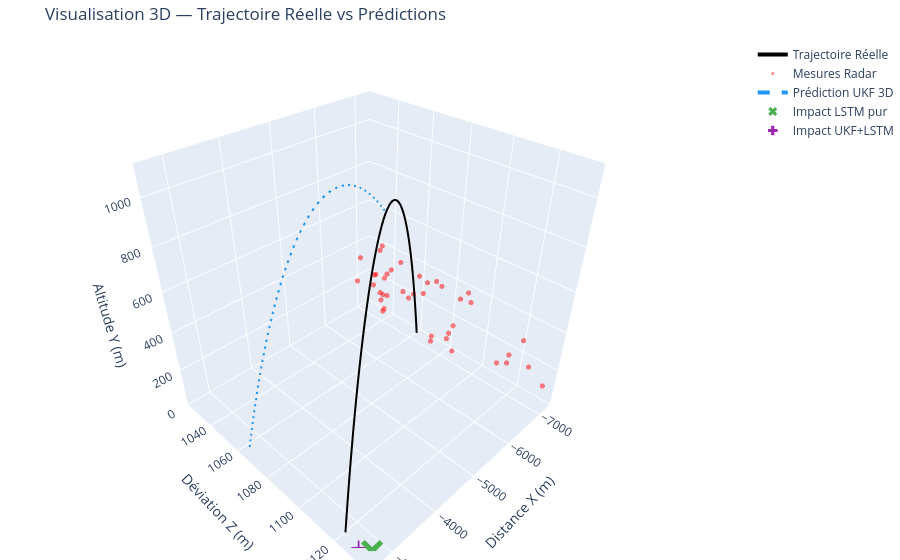

The cell this chart's notebook holds for it:
### Code cell
import plotly.graph_objects as go

# Nous utilisons la toute dernière trajectoire générée par la boucle (cellule précédente)
# xv, yv, zv : Vraie trajectoire
# xo, yo, zo : Mesures radar
# res_u['predictions'] : Trajectoire prédite par l'UKF
# fp : Impact prédit par le LSTM pur (en km, à multiplier par 1000)
# fph : Impact prédit par le LSTM hybride (en km, à multiplier par 1000)

fig = go.Figure()

# 1. Trajectoire Réelle
fig.add_trace(go.Scatter3d(
    x=xv, y=zv, z=yv, # On met 'y' (altitude) sur l'axe Z du graphique 3D pour la visualisation
    mode='lines',
    name='Trajectoire Réelle',
    line=dict(color='black', width=4)
))

# 2. Points Radar Bruités
fig.add_trace(go.Scatter3d(
    x=xo, y=zo, z=yo,
    mode='markers',
    name='Mesures Radar',
    marker=dict(color='red', size=3, opacity=0.5)
))

# 3. Trajectoire simulée par l'UKF
preds_ukf = res_u['predictions']
px = preds_ukf[:,0]; py = preds_ukf[:,1]; pz = preds_ukf[:,2]
fig.add_trace(go.Scatter3d(
    x=px, y=pz, z=py,
    mode='lines',
    name='Prédiction UKF 3D',
    line=dict(color='#2196F3', width=4, dash='dash')
))

# 4. Point d'impact prédit par LSTM pur
fig.add_trace(go.Scatter3d(
    x=[fp[0]*1000], y=[fp[1]*1000], z=[0],
    mode='markers',
    name='Impact LSTM pur',
    marker=dict(color='#4CAF50', size=8, symbol='x')
))

# 5. Point d'impact prédit par Hybride LSTM
fig.add_trace(go.Scatter3d(
    x=[fph[0]*1000], y=[fph[1]*1000], z=[0],
    mode='markers',
    name='Impact UKF+LSTM',
    marker=dict(color='#9C27B0', size=8, symbol='cross')
))

# Configuration visuelle
fig.update_layout(
    title='Visualisation 3D — Trajectoire Réelle vs Prédictions',
    scene=dict(
        xaxis_title='Distance X (m)',
        yaxis_title='Déviation Z (m)',
        zaxis_title='Altitude Y (m)',
        zaxis=dict(range=[0, max(yv)*1.1])
    ),
    margin=dict(l=0, r=0, b=0, t=40)
)
fig.show()

### Figure 1 — Plotly figure (JSON) as saved in the notebook; plotly's stock layout.template omitted (floating-point values rounded to 4 significant figures; data arrays with more than 128 entries replaced by an {"elided": "..."} marker saying what was removed)
{"data": [{"line": {"color": "black", "width": 4}, "mode": "lines", "name": "Trajectoire Réelle", "type": "scatter3d", "x": {"elided": "290 float values"}, "y": {"elided": "290 float values"}, "z": {"elided": "290 float values"}}, {"marker": {"color": "red", "opacity": 0.5, "size": 3}, "mode": "markers", "name": "Mesures Radar", "type": "scatter3d", "x": [-7207.0, -7158.0, -7216.0, -7183.0, -7173.0, -7141.0, -7136.0, -7097.0, -7077.0, -7027.0, -6986.0, -7016.0, -6944.0, -6950.0, -6942.0, -6906.0, -6866.0, -6921.0, -6837.0, -6839.0, -6822.0, -6806.0, -6790.0, -6757.0, -6741.0, -6693.0, -6746.0, -6746.0, -6737.0, -6698.0, -6648.0, -6642.0, -6635.0, -6567.0, -6635.0, -6632.0, -6528.0, -6484.0, -6488.0, -6492.0], "y": [1084.0, 1037.0, 1070.0, 1134.0, 1080.0, 1036.0, 1039.0, 1038.0, 1042.0, 1073.0, 1085.0, 1038.0, 1113.0, 1059.0, 1118.0, 1129.0, 1025.0, 1119.0, 1038.0, 1065.0, 1039.0, 1090.0, 1046.0, 1072.0, 1060.0, 1043.0, 1049.0, 1127.0, 1052.0, 1100.0, 1033.0, 1072.0, 1077.0, 1083.0, 1060.0, 1085.0, 1097.0, 1050.0, 1102.0, 1051.0], "z": [18.74, 30.07, 34.54, 117.2, 81.11, 97.82, 54.58, 147.8, 159.4, 45.96, 162.0, 167.9, 157.0, 243.9, 187.2, 235.4, 194.9, 238.6, 231.5, 304.5, 296.8, 255.9, 315.6, 353.0, 307.0, 331.4, 356.5, 384.0, 393.0, 445.0, 389.0, 455.8, 445.2, 487.5, 478.6, 464.5, 469.0, 515.7, 525.9, 543.0]}, {"line": {"color": "#2196F3", "dash": "dash", "width": 4}, "mode": "lines", "name": "Prédiction UKF 3D", "type": "scatter3d", "x": {"elided": "207 float values"}, "y": {"elided": "207 float values"}, "z": {"elided": "207 float values"}}, {"marker": {"color": "#4CAF50", "size": 8, "symbol": "x"}, "mode": "markers", "name": "Impact LSTM pur", "type": "scatter3d", "x": [-2812.0], "y": [1132.0], "z": [0]}, {"marker": {"color": "#9C27B0", "size": 8, "symbol": "cross"}, "mode": "markers", "name": "Impact UKF+LSTM", "type": "scatter3d", "x": [-2703.0], "y": [1128.0], "z": [0]}], "layout": {"margin": {"b": 0, "l": 0, "r": 0, "t": 40}, "scene": {"xaxis": {"title": {"text": "Distance X (m)"}}, "yaxis": {"title": {"text": "Déviation Z (m)"}}, "zaxis": {"range": [0, 1127.0], "title": {"text": "Altitude Y (m)"}}}, "title": {"text": "Visualisation 3D — Trajectoire Réelle vs Prédictions"}}}
